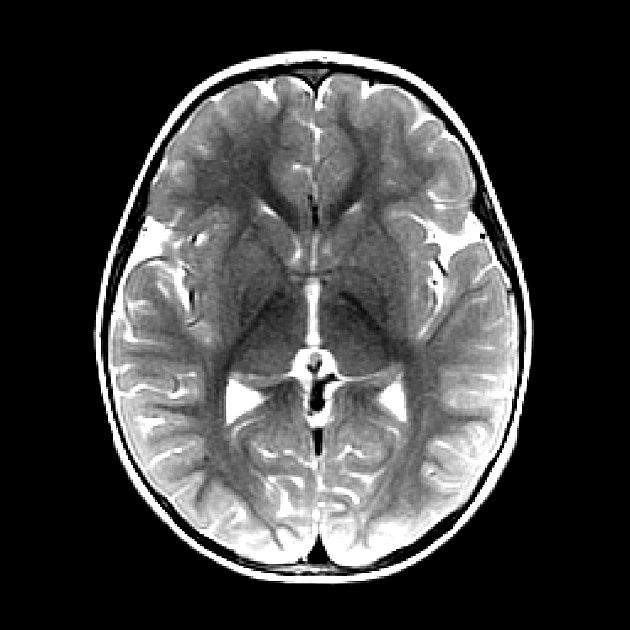
#> input picture dataset/no/no0.jpg, 630 x 630 px; its folder holds only this picture in this run
$ python data_engineering.py
#> lines starting #> are read from the running program, lines starting #| are printed output that depends on the picture
### utils.py
import cv2
from PIL import Image


def customize(path, INPUT_SIZE=64):
    # Read the image through open-cv
#> called with path = 'dataset/no/no0.jpg', INPUT_SIZE = 64
    image = cv2.imread(path)
#> image is the input picture: shape (630, 630, 3); min 0, max 255, mean 64.3

    # Convert the image into RGB
    image = Image.fromarray(image, 'RGB')

    # Resize all the images into a fixed shape
    image = image.resize((INPUT_SIZE, INPUT_SIZE))
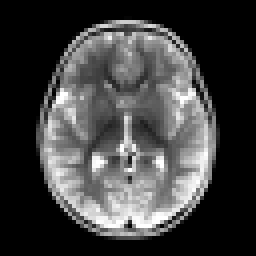
#> image: PIL image 64x64 RGB (shown 4 times larger); min 0, max 255, mean 64.5

    return image

### data_engineering.py
import cv2
import os
from utils import customize
import matplotlib.pyplot as plt
import numpy as np


dir_path = 'dataset/'

# Load the images names
labels_names = os.listdir(dir_path)

dataset = []
labels = []

for label in labels_names:
    # List all the images in each directory
    images_names = os.listdir(dir_path + label + '/')

    fig, axs = plt.subplots(3, 1)
    for idx, image_name in enumerate(images_names):
        # Applying the changes to each image(reac, to_RGB, resize)
        image_path = dir_path + label + '/' + image_name
        image = customize(image_path)

        # Appeding each image with its label to our dataset
        dataset.append(np.array(image))
        labels.append(1 if label == 'yes' else 0)

        # Displaying Some sample images
        if idx in [1, 2, 3]:
            axs[idx-1].imshow(image)
            fig.suptitle(f'This is {label.upper()} tumor images')
    plt.show()
#> pass 2 of the loop `for label in labels_names:`:
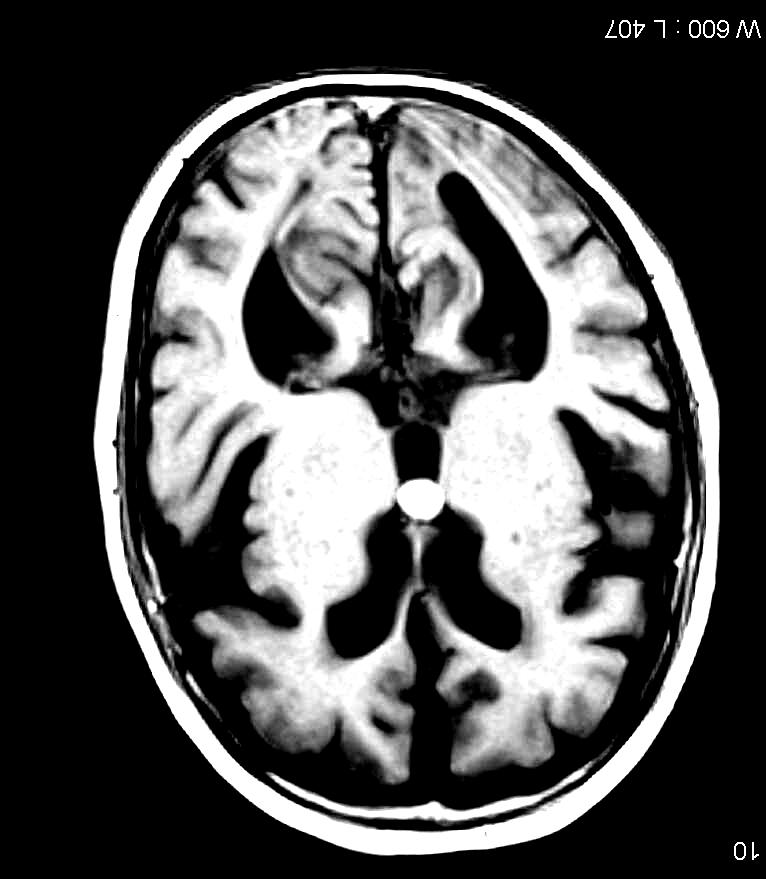
#> input picture dataset/yes/y10.jpg, 766 x 879 px
#> in customize, image is the input picture: shape (879, 766, 3); min 0, max 255, mean 80.3
#> in customize (call 2), `image = image.resize((INPUT_SIZE, INPUT_SIZE))`:
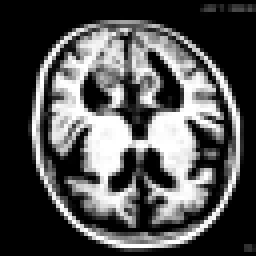
#> image: PIL image 64x64 RGB (shown 4 times larger); min 0, max 255, mean 80.6

# Converting the dataset into a numpy array for easier usage (instead of list)
dataset = np.array(dataset)
labels = np.array(labels)

# Saving the dataset
np.save('dataset.npy', dataset)
np.save('labels.npy', labels)
